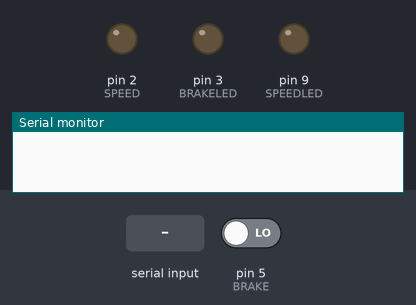
A sketch run on a simulated Arduino Uno, built with avr-gcc and run on an emulated ATmega328P. Parts: output pins drawn as LEDs (lit = HIGH), the last lines printed to the serial monitor. Dashed ring = blinking. The inputs (shaded band) are chosen by the test bench; at power-on: pin 5 (BRAKE) LOW.

Above: at 1.2 s.
1.3 s: "1\n" received over Serial
At 1.7 s:
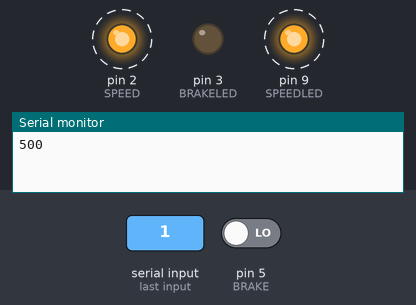
4.3 s: byte 55 ('7') received over Serial
7.3 s: pin 5 (BRAKE) driven HIGH
At 7.35 s:
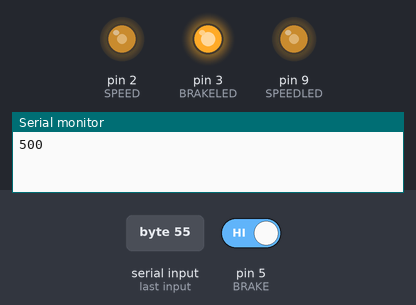
10.3 s: byte 48 ('0') received over Serial
11.8 s: byte 49 ('1') received over Serial
At 12.1 s:
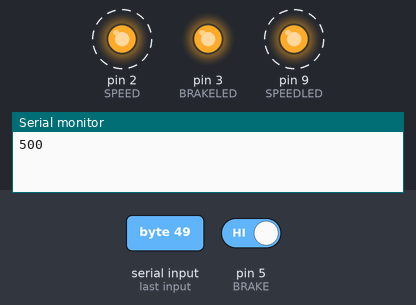
14.8 s: pin 5 (BRAKE) driven LOW
At 15.2 s:
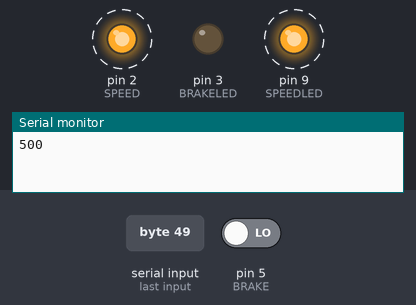
Timing chart, 0 to 18.8 s (numbered marks = the images above; inputs shaded):
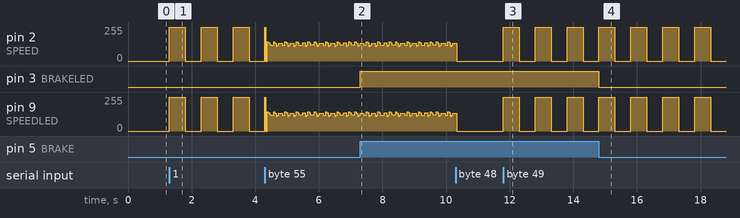

Measured:
- after the input at 1.3 s, pin 2 (SPEED), pin 9 (SPEEDLED): alternates 255/255 for 0.50 s and 0/255 for 0.50 s, starting at once
- after the input at 7.3 s, pin 3 (BRAKELED): LOW → HIGH at once
- after the input at 11.8 s, pin 2 (SPEED), pin 9 (SPEEDLED): alternates 255/255 for 0.50 s and 0/255 for 0.50 s, starting at once
- after the input at 14.8 s, pin 3 (BRAKELED): HIGH → LOW at once

The sketch:

simulatore_trainer.ino
```cpp
//The Gooble Bike 2.0VR!
//Simulatore trainer
//Simula su un Arduino UNO/Leonardo gli I/O di un trainer Elite
//Collegato ad un Controller Gooble Bike consente di simulare
//la presenza di una bicicletta montata sul trainer
//Segnali di I/O
//PIN D2 USCITA: onda quadra (duty cycle 50%) che simula il segnale di velocità da collegare al D2 del controller (senza I/F 485) 
//PIN D5 INGRESSO: segnale PWM di comando del freno EM da collegare al D5 del controller  (senza I/F 485) 
//N.B. i pin hanno la stessa posizione e significato dei rispettivi pin del controller
//     ma essendo il simulatore le direzioni dei segnali sono invertite.
//Diagnostica locale
//PIN D3 USCITA: LED che replica il segnale di ingresso sul pin D5 (ingresso del freno)
//PIN D9 USCITA: LED che replica il segnale di uscita   sul pin D9 (uscita della velocità)
//Console
//Il monitor seriale consente di modificare a step il numero di imp/sec inviati sul segnale di velocità
//Inserire nell casella di ingresso una singola cifra da 0 a 9 e premere invio.
//0=>fermo,1=1 imp/s,2=2 imp/s,3=4 imp/s,4=8 imp/s,5=16 imp/s,6=32 imp/s,7=64 imp/s,8=86 imp/s,9=128 imp/s
//nella casella di uscita viene restituito il valore di semiperiodo impostato in mS o 0 in caso di fermo
//il valore di default all'avvio è 0
//le frequenze impostate corrispondono alle seguenti velocità di avanzamento:
//0=>fermo,1=0,5 km/h,2=1 km/h,3=1,8 km/h,4=3,6 km/h,5=7,2 km/h,6=14,5 km/h,7=30 km/h,8=38 km/h,9=58 km/h
//il valore di 38 km/h (86 imp/s) è il massimo che ci si può aspettare in una configurazione reale.
//baudrate = 250.000
//6/10/2017 iDP

//Definizione degli I/O
#define SPEED 2
#define BRAKE 5
#define SPEEDLED 9
#define BRAKELED 3

//variabili di stato globali
long start;       //istante di inizio del semiperiodo
long duration;    //durata di un semiperiodo (0=fermo)
int speedStatus;  //stato dell'impulso di velocità

void setup() {
  //apre console
  Serial.begin(250000);
  while(!Serial); //(solo per Leonardo)
  //configura I/O
  pinMode(SPEED,OUTPUT);
  pinMode(BRAKE,INPUT);
  pinMode(SPEEDLED,OUTPUT);
  pinMode(BRAKELED,OUTPUT);
  //inizializza variabili di stato
  start=millis();
  duration=0;
  speedStatus=LOW;
}

void loop() {
  //Lettura non sospensiva della console ed eventuale cambio della frequenza
  if(Serial.available()> 0){  //solo se ci sono caratteri nel buffer di ricezione
    int consoleIn=Serial.read();
    //interpreta carattere: i caratteri accettati sono 0-9 (0x30-0x39) e newline (0x0A)
    switch(consoleIn) {
      case '0':   //fermo
        duration=0;
        break;
      case '1':   //1 imp/s
        duration=500;
        break;
      case '2':   //2 imp/s
        duration=250;
        break;
      case '3':   //4 imp/s
        duration=125;
        break;
      case '4':   //8 imp/s
        duration=62;
        break;
      case '5':   //16 imp/s
        duration=31;
        break;
      case '6':   //32 imp/s
        duration=15;
        break;
      case '7':   //64 imp/s
        duration=8;
        break;
      case '8':   //86 imp/s
        duration=6;
        break;
      case '9':   //128 imp/s
        duration=4;
        break;
      case '\n': //sul newline eco del semiperiodo impostato
        Serial.println(duration);
        break;
    }
  }
  //generazione non sospensiva dell'onda quadra
  if (duration==0) { //uscita a 0
    digitalWrite(SPEED,LOW);
    digitalWrite(SPEEDLED,LOW);
  }
  else { //generazione onda quadra
    if(millis()-start > duration) { //semionda terminata cambia stato e inizia nuova semionda
      start=millis();                     //ricalcola istante iniziale
      speedStatus=!speedStatus;           //commuta stato segnale
      digitalWrite(SPEED,speedStatus);    //emette segnale variato
      digitalWrite(SPEEDLED,speedStatus);
    }
  }
  //lettura segnale freno
  int brakeStatus=digitalRead(BRAKE);
  digitalWrite(BRAKELED,brakeStatus);
}
```
